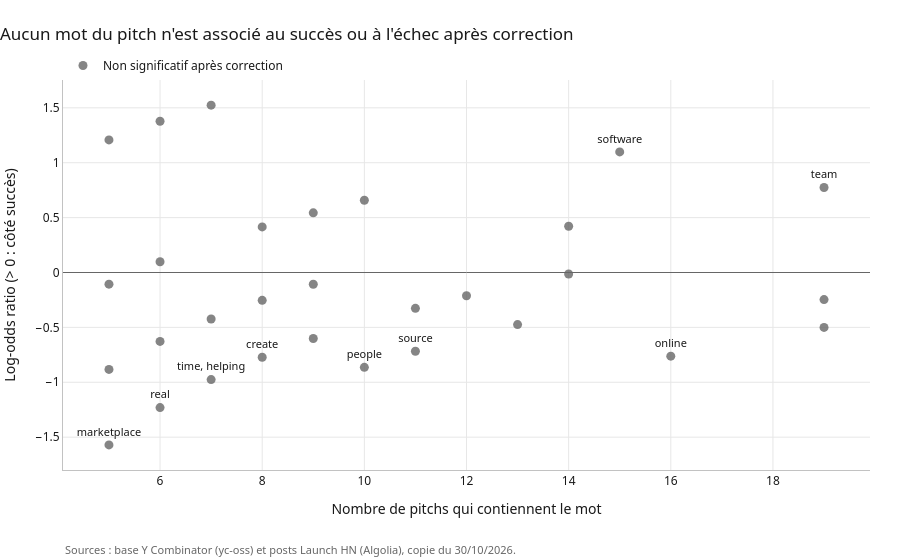

Write notebook code for a chart like this one.
### Markdown cell above
Tous les intervalles contiennent 1 : aucun trait du pitch n'est associé à un risque d'échec
différent de celui de sa promotion. Les pitchs qui nomment leur client (130 startups) ou qui sont
plus longs que la médiane (111) échouent comme les autres (ratios de 1,07 et 1,04). Les tournures
« X for Y » et les mots à la mode penchent vers plus d'échecs (4 échecs sur 8 pitchs chacun, ratios
autour de 2), mais sur si peu de startups l'intervalle va de 0,6 à 6 : c'est une piste, pas un
résultat.

### 3.4 Les mots du succès et de l'échec

On cherche enfin, mot par mot, ceux qui sont plus fréquents chez les startups qui n'ont pas échoué
(`texte.mots_associes`, log-odds ratio). Le nom de la startup est d'abord masqué
(`texte.masquer_nom`) pour ne pas compter comme un mot. Avec des dizaines de mots testés, quelques-uns
paraissent liés à l'échec par simple hasard : les p-valeurs sont corrigées par la méthode de
Benjamini-Hochberg, et seuls les mots présents dans au moins 5 pitchs sont gardés.

### Code cell
etude["pitch_masque"] = [
    texte.masquer_nom(pitch, nom) for pitch, nom in zip(etude["pitch_origine"], etude["nom"])
]
mots = texte.mots_associes(etude["pitch_masque"], 1 - etude["echec"], freq_min=5)
print(f"{len(mots)} mots présents dans au moins 5 pitchs ; plus petite p-valeur : "
      f"{mots['p_valeur'].min():.2f}, après correction : {mots['p_ajustee'].min():.2f}")
colonnes = ["frequence", "nb_succes", "nb_echec", "log_odds_ratio", "p_valeur", "p_ajustee"]
display(pd.concat([mots.nlargest(5, "z"), mots.nsmallest(5, "z")])[colonnes].round(2))
graphiques.mots_frequence_association(
    mots, "Aucun mot du pitch n'est associé au succès ou à l'échec après correction"
)

### Figure 1 — Plotly figure (JSON) as saved in the notebook; plotly's stock layout.template omitted (floating-point values rounded to 4 significant figures)
{"data": [{"customdata": [["automated, find, tool", 7, 0, 0.781], ["cost, manage", 6, 0, 0.781], ["mobile, kid, work, video, ml, cloud", 5, 0, 0.781], ["software", 14, 1, 0.781], ["team", 17, 2, 0.781], ["api", 9, 1, 0.805], ["help", 8, 1, 0.9108], ["apps", 12, 2, 0.9108], ["alternative", 7, 1, 0.932], ["health, remote, live", 5, 1, 0.932], ["code", 11, 3, 0.9823], ["get, saas, customer, demand, automation, based, startup, environment, business, easy", 4, 1, 0.932], ["web", 7, 2, 0.932], ["service", 9, 3, 0.932], ["app", 14, 5, 0.932], ["product, better", 6, 2, 0.932], ["open", 8, 3, 0.932], ["india, analytics", 5, 2, 0.914], ["home", 9, 4, 0.781], ["data", 13, 6, 0.781], ["build", 6, 3, 0.781], ["review", 4, 2, 0.7818], ["source", 7, 4, 0.781], ["online", 10, 6, 0.781], ["create", 5, 3, 0.781], ["people", 6, 4, 0.781], ["learning, company, design, platform, using, developer, one", 3, 2, 0.781], ["time, helping", 4, 3, 0.781], ["real", 3, 3, 0.781], ["marketplace", 2, 3, 0.781]], "hovertemplate": "« %{customdata[0]} » : %{customdata[1]} startups sans échec, %{customdata[2]} échecs<br>Log-odds : %{y:.2f} ; p ajustée : %{customdata[3]:.2f}<extra></extra>", "legendgroup": "Non significatif après correction", "marker": {"color": "#666666", "opacity": 0.8, "size": 9, "symbol": "circle"}, "mode": "markers+text", "name": "Non significatif après correction", "orientation": "v", "showlegend": true, "text": ["", "", "", "software", "team", "", "", "", "", "", "", "", "", "", "", "", "", "", "", "", "", "", "source", "online", "create", "people", "", "time, helping", "real", "marketplace"], "textfont": {"color": "#191919", "size": 11}, "textposition": "top center", "type": "scatter", "x": [7, 6, 5, 15, 19, 10, 9, 14, 8, 6, 14, 5, 9, 12, 19, 8, 11, 7, 13, 19, 9, 6, 11, 16, 8, 10, 5, 7, 6, 5], "xaxis": "x", "y": [1.525, 1.378, 1.208, 1.098, 0.7747, 0.6582, 0.5436, 0.4208, 0.415, 0.09811, -0.01382, -0.1059, -0.1071, -0.2117, -0.2468, -0.2535, -0.3263, -0.424, -0.4745, -0.5005, -0.6014, -0.628, -0.7177, -0.7621, -0.7718, -0.8642, -0.8826, -0.9758, -1.23, -1.57], "yaxis": "y"}], "layout": {"annotations": [{"font": {"color": "#666666", "size": 11}, "showarrow": false, "text": "Sources : base Y Combinator (yc-oss) et posts Launch HN (Algolia), copie du 30/10/2026.", "x": 0, "xanchor": "left", "xref": "paper", "y": 0, "yanchor": "top", "yref": "paper", "yshift": -70}], "font": {"color": "#191919", "family": "system-ui, -apple-system, Segoe UI, sans-serif"}, "hoverlabel": {"bgcolor": "white"}, "legend": {"orientation": "h", "title": {}, "tracegroupgap": 0, "x": 0, "y": 1, "yanchor": "bottom"}, "margin": {"b": 90, "l": 10, "r": 30, "t": 80}, "shapes": [{"line": {"color": "#666666", "width": 1}, "type": "line", "x0": 0, "x1": 1, "xref": "x domain", "y0": 0, "y1": 0, "yref": "y"}], "title": {"text": "Aucun mot du pitch n'est associé au succès ou à l'échec après correction", "x": 0, "xanchor": "left"}, "xaxis": {"anchor": "y", "domain": [0.0, 1.0], "gridcolor": "#e7e7e7", "linecolor": "#c2c2c2", "title": {"text": "Nombre de pitchs qui contiennent le mot"}, "zeroline": false}, "yaxis": {"anchor": "x", "domain": [0.0, 1.0], "gridcolor": "#e7e7e7", "linecolor": "#c2c2c2", "title": {"text": "Log-odds ratio (> 0 : côté succès)"}, "zeroline": false}}}
